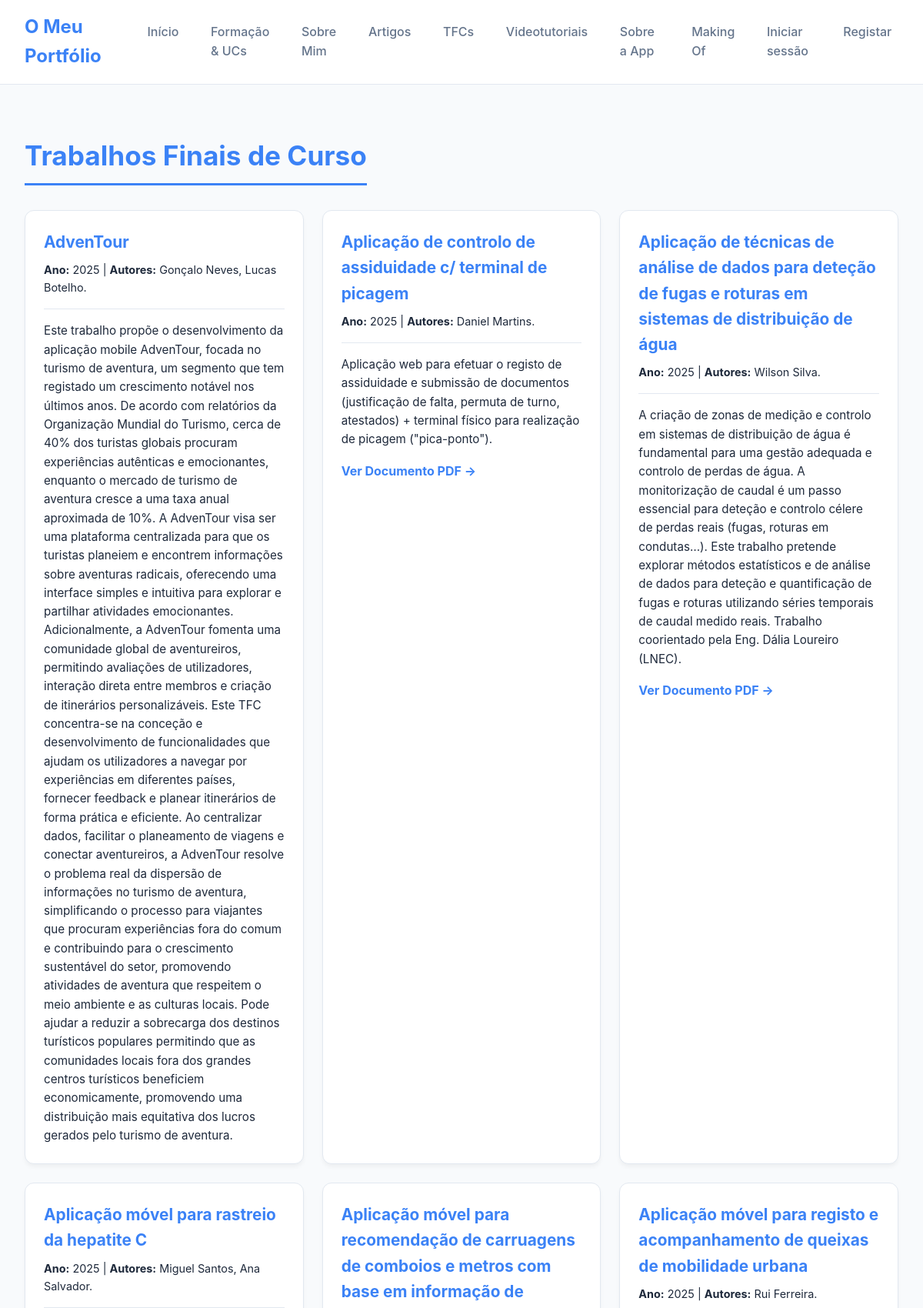
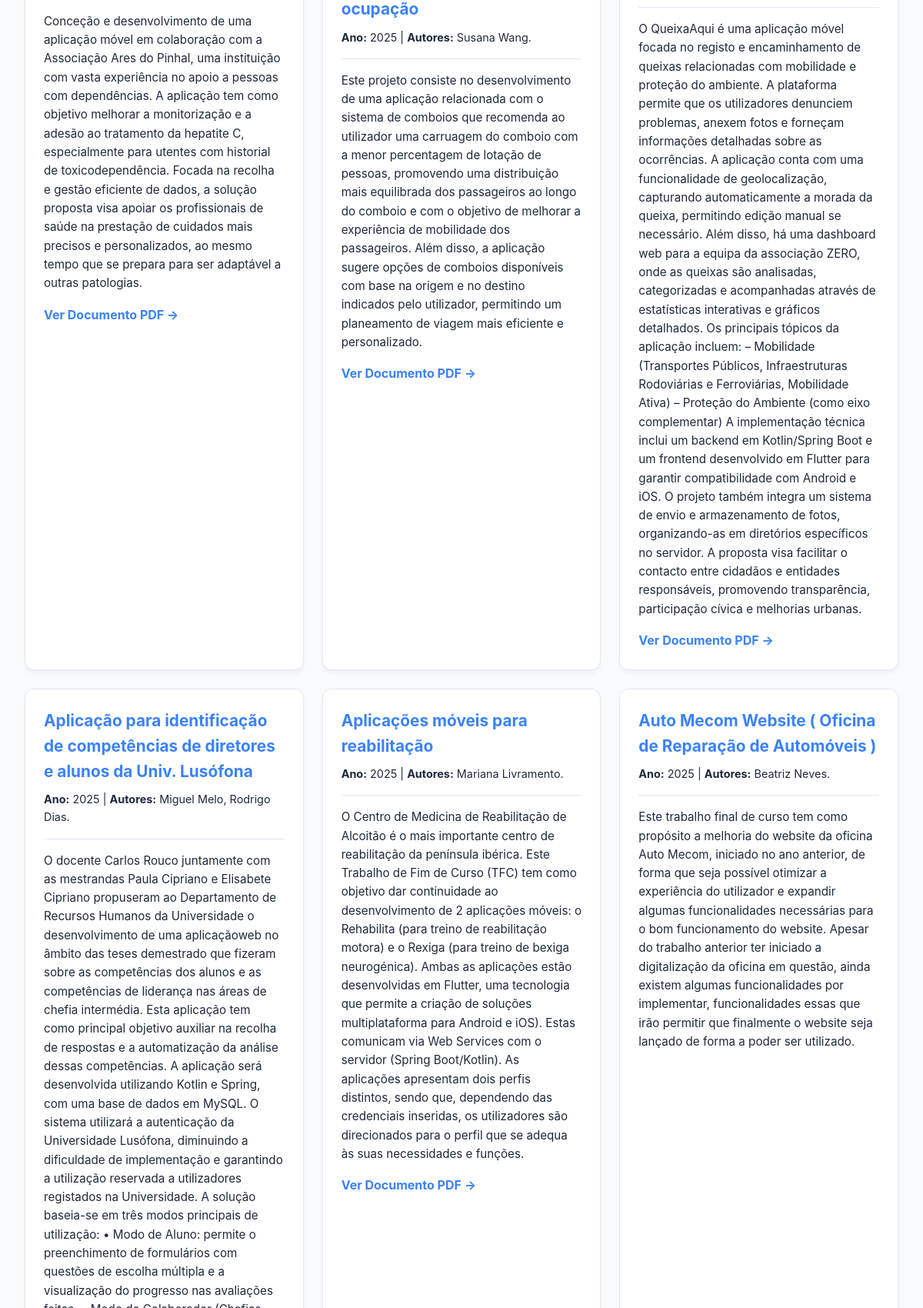
Screenshot of /tfcs/ (upper part) with the database file from the repository (2 pictures, top to bottom).
### portfolio/models.py (models this page shows, shortened)
class TFC(models.Model):
    titulo = models.CharField(max_length=200)
    autores = models.CharField(max_length=200)
    orientadores = models.CharField(max_length=200)
    licenciatura = models.ForeignKey(Licenciatura, on_delete=models.CASCADE, related_name='tfcs', null=True, blank=True)
    ano = models.IntegerField()
    resumo = models.TextField()
    link_pdf = models.URLField(blank=True, null=True)
    link_imagem = models.URLField(blank=True, null=True)
    areas = models.CharField(max_length=200, blank=True)
    destaque = models.BooleanField(default=False, help_text="Marcar para destacar na página principal")
    class Meta:
        verbose_name_plural = "TFCs"

### portfolio/views.py (the view)
# urls.py: path('tfcs/', views.tfcs_view, name='tfcs'),
def tfcs_view(request):
    tfcs = TFC.objects.all().order_by('-ano')
    return render(request, 'portfolio/tfcs.html', {'tfcs': tfcs})

### portfolio/templates/portfolio/tfcs.html
{% extends 'portfolio/base.html' %}
{% block content %}
<h2 class="page-title">Trabalhos Finais de Curso</h2>
<div class="card-grid">
    {% for tfc in tfcs %}
    <article class="card {% if tfc.destaque %}destaque{% endif %}">
        <h3>{{ tfc.titulo }}</h3>
        <p style="font-size: 0.9rem;"><strong>Ano:</strong> {{ tfc.ano }} | <strong>Autores:</strong> {{ tfc.autores }}</p>
        <hr style="border: 0; border-top: 1px solid var(--border); margin: 1rem 0;">
        <p style="font-size: 0.95rem;">{{ tfc.resumo }}</p>
        {% if tfc.link_pdf %}
            <a href="{{ tfc.link_pdf }}" target="_blank" style="display: inline-block; margin-top: 1rem; color: var(--accent); font-weight: bold; text-decoration: none;">Ver Documento PDF →</a>
        {% endif %}
    </article>
    {% endfor %}
</div>
{% endblock %}

### portfolio/static/portfolio/styles.css (style rules this page uses)
:root { --bg-color: #f8fafc; --text-main: #1e293b; --text-muted: #64748b; --primary: #0f172a; --accent: #3b82f6; --card-bg: #ffffff; --border: #e2e8f0; }
* { box-sizing: border-box; margin: 0; padding: 0; font-family: 'Inter', system-ui, sans-serif; }
body { background-color: var(--bg-color); color: var(--text-main); line-height: 1.6; }
.page-title { margin-bottom: 2rem; font-size: 2.2rem; color: var(--primary); border-bottom: 3px solid var(--accent); padding-bottom: 0.5rem; display: inline-block; }
.card-grid { display: grid; grid-template-columns: repeat(auto-fit, minmax(300px, 1fr)); gap: 1.5rem; margin-bottom: 3rem; }
.card { background: var(--card-bg); border: 1px solid var(--border); border-radius: 12px; padding: 1.5rem; box-shadow: 0 4px 6px -1px rgba(0,0,0,0.05); transition: transform 0.2s; }
.card h3 { color: var(--primary); margin-bottom: 0.5rem; font-size: 1.3rem; }

### portfolio/templates/portfolio/base.html (style rules this page uses)
:root { --primary: #3b82f6; --success: #10b981; --danger: #ef4444; --secondary: #64748b; --bg-card: #ffffff; --shadow: 0 4px 6px -1px rgb(0 0 0 / 0.1), 0 2px 4px -2px rgb(0 0 0 / 0.1); }

### rows the page displays
TFC: titulo "AdvenTour", ano "2025", autores "Gonçalo Neves, Lucas Botelho.", resumo "Este trabalho propõe o desenvolvimento da aplicação mobile AdvenTour, focada no turismo de aventura, um segmento que tem registado um crescimento notável nos últimos anos. De acordo com relatórios da Organização Mundial do Turismo, cerca de 40% dos turistas globais procuram experiências autênticas e emocionantes, enquanto o mercado de turismo de aventura cresce a uma taxa anual aproximada de 10%. A AdvenTour visa ser uma plataforma centralizada para que os turistas planeiem e encontrem informações sobre aventuras radicais, oferecendo uma interface simples e intuitiva para explorar e partilhar atividades emocionantes. Adicionalmente, a AdvenTour fomenta uma comunidade global de aventureiros,…"
TFC: titulo "Aplicação de controlo de assiduidade c/ terminal de picagem", ano "2025", autores "Daniel Martins.", resumo "Aplicação web para efetuar o registo de assiduidade e submissão de documentos (justificação de falta, permuta de turno, atestados) + terminal físico para realização de picagem (\"pica-ponto\")."
TFC: titulo "Aplicação de técnicas de análise de dados para deteção de fugas e roturas em sistemas de distribuição de água", ano "2025", autores "Wilson Silva.", resumo "A criação de zonas de medição e controlo em sistemas de distribuição de água é fundamental para uma gestão adequada e controlo de perdas de água. A monitorização de caudal é um passo essencial para deteção e controlo célere de perdas reais (fugas, roturas em condutas…). Este trabalho pretende explorar métodos estatísticos e de análise de dados para deteção e quantificação de fugas e roturas utilizando séries temporais de caudal medido reais. Trabalho coorientado pela Eng. Dália Loureiro (LNEC)."
TFC: titulo "Aplicação móvel para rastreio da hepatite C", ano "2025", autores "Miguel Santos, Ana Salvador.", resumo "Conceção e desenvolvimento de uma aplicação móvel em colaboração com a Associação Ares do Pinhal, uma instituição com vasta experiência no apoio a pessoas com dependências. A aplicação tem como objetivo melhorar a monitorização e a adesão ao tratamento da hepatite C, especialmente para utentes com historial de toxicodependência. Focada na recolha e gestão eficiente de dados, a solução proposta visa apoiar os profissionais de saúde na prestação de cuidados mais precisos e personalizados, ao mesmo tempo que se prepara para ser adaptável a outras patologias."
TFC: titulo "Aplicação móvel para recomendação de carruagens de comboios e metros com base em informação de ocupação", ano "2025", autores "Susana Wang.", resumo "Este projeto consiste no desenvolvimento de uma aplicação relacionada com o sistema de comboios que recomenda ao utilizador uma carruagem do comboio com a menor percentagem de lotação de pessoas, promovendo uma distribuição mais equilibrada dos passageiros ao longo do comboio e com o objetivo de melhorar a experiência de mobilidade dos passageiros. Além disso, a aplicação sugere opções de comboios disponíveis com base na origem e no destino indicados pelo utilizador, permitindo um planeamento de viagem mais eficiente e personalizado."
TFC: titulo "Aplicação móvel para registo e acompanhamento de queixas de mobilidade urbana", ano "2025", autores "Rui Ferreira.", resumo "O QueixaAqui é uma aplicação móvel focada no registo e encaminhamento de queixas relacionadas com mobilidade e proteção do ambiente. A plataforma permite que os utilizadores denunciem problemas, anexem fotos e forneçam informações detalhadas sobre as ocorrências. A aplicação conta com uma funcionalidade de geolocalização, capturando automaticamente a morada da queixa, permitindo edição manual se necessário. Além disso, há uma dashboard web para a equipa da associação ZERO, onde as queixas são analisadas, categorizadas e acompanhadas através de estatísticas interativas e gráficos detalhados. Os principais tópicos da aplicação incluem: – Mobilidade (Transportes Públicos, Infraestruturas…"
TFC: titulo "Aplicação para identificação de competências de diretores e alunos da Univ. Lusófona", ano "2025", autores "Miguel Melo, Rodrigo Dias."
TFC: titulo "Aplicações móveis para reabilitação", ano "2025", autores "Mariana Livramento.", resumo "O Centro de Medicina de Reabilitação de Alcoitão é o mais importante centro de reabilitação da península ibérica. Este Trabalho de Fim de Curso (TFC) tem como objetivo dar continuidade ao desenvolvimento de 2 aplicações móveis: o Rehabilita (para treino de reabilitação motora) e o Rexiga (para treino de bexiga neurogénica). Ambas as aplicações estão desenvolvidas em Flutter, uma tecnologia que permite a criação de soluções multiplataforma para Android e iOS). Estas comunicam via Web Services com o servidor (Spring Boot/Kotlin). As aplicações apresentam dois perfis distintos, sendo que, dependendo das credenciais inseridas, os utilizadores são direcionados para o perfil que se adequa às suas…"
TFC: titulo "Auto Mecom Website ( Oficina de Reparação de Automóveis )", ano "2025", autores "Beatriz Neves.", resumo "Este trabalho final de curso tem como propósito a melhoria do website da oficina Auto Mecom, iniciado no ano anterior, de forma que seja possível otimizar a experiência do utilizador e expandir algumas funcionalidades necessárias para o bom funcionamento do website. Apesar do trabalho anterior ter iniciado a digitalização da oficina em questão, ainda existem algumas funcionalidades por implementar, funcionalidades essas que irão permitir que finalmente o website seja lançado de forma a poder ser utilizado."
